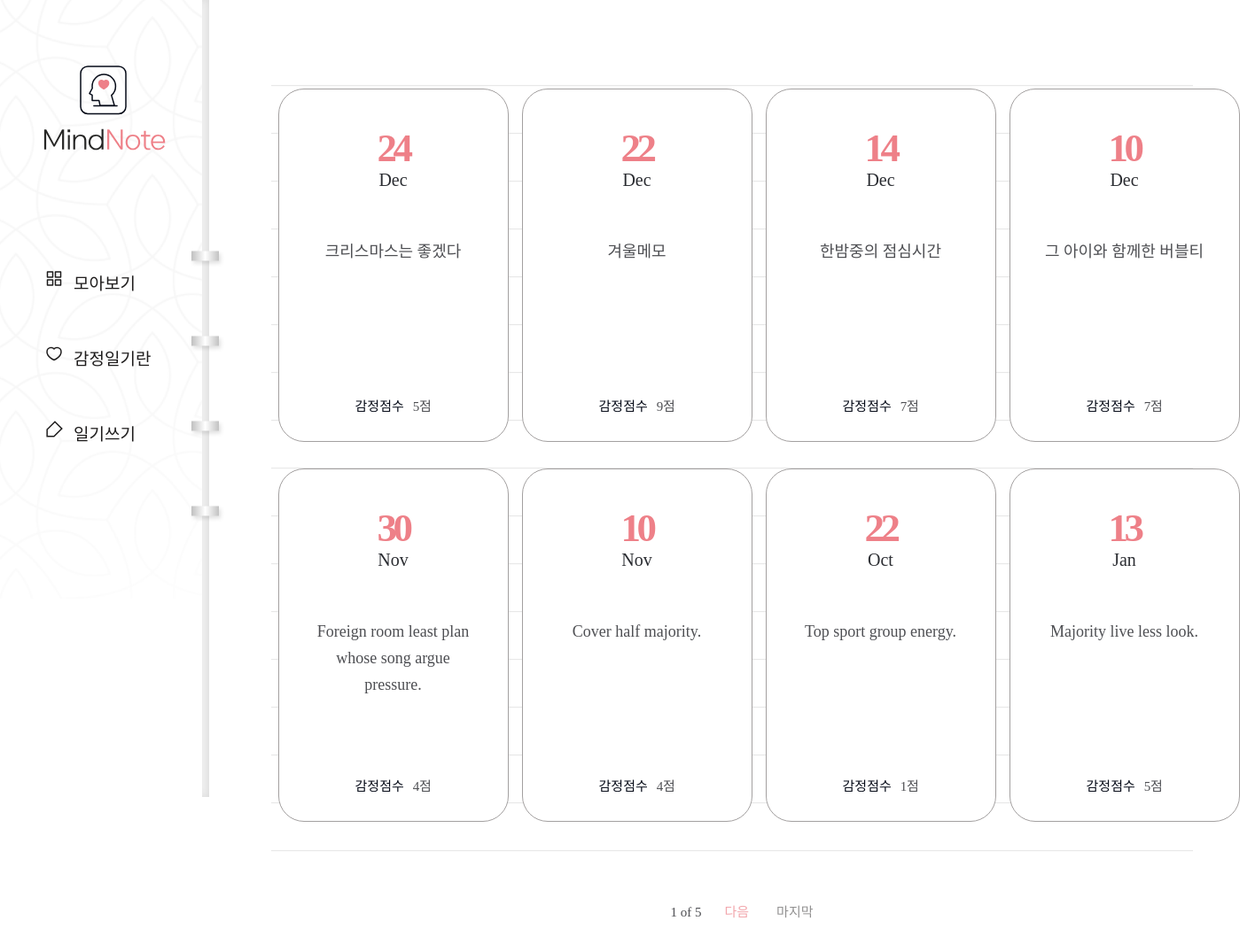
Screenshot of /diary/ with the database file from the repository.
### diary/models.py (models this page shows, shortened)
class Page(models.Model):
    title = models.CharField(max_length=100, validators=[validate_no_hash])
    content = models.TextField(validators=[validate_no_hash])
    feeling = models.CharField(max_length=80, validators=[validate_no_hash, validate_no_numbers])
    score = models.IntegerField(validators=[validate_score])
    dt_created = models.DateField()

### diary/views.py (the view)
# urls.py: path('diary/', views.PageListView.as_view(), name='page-list'),
class PageListView(ListView):
    model = Page
    ordering = ['-dt_created']
    paginate_by = 8

### diary/templates/diary/page_list.html (shortened to what this page needs)
{% extends './base.html' %}
{% block content %}
{% if page_obj.object_list %}
    <div class="wrap-note">
        <div class="note">
            <div class="note-list">
                <ul>
                    {% for obj in page_obj.object_list %}
                    <li>
                        <a href="{% url 'page-detail' obj.id %}">
                            <div class="date">
                                <span>{{obj.dt_created|date:"d"}}</span>
                                <p>{{obj.dt_created|date:"M"}}</p>
                            </div>
                            <h2>{{obj.title}}</h2>
                            <div class="score">
                                <p>감정점수</p>
                                <span>{{obj.score}}점</span>
                            </div>
                        </a>
                    </li>
                    {% endfor %}
                </ul>
            </div>
            <div class="paging">
                <span class="page">
                    <p>{{page_obj.number}} of {{page_obj.paginator.num_pages}}</p>
                </span>
                {% if page_obj.has_next %}
                    <a href="?page={{page_obj.next_page_number}}" class="next">다음</a>
                    <a href="?page={{page_obj.paginator.num_pages}}" class="last">마지막</a>
                {% endif %}
            </div>
        </div>
    </div>
{% endif %}
{% endblock content %}

### diary/templates/diary/base.html (shortened to what this page needs)
{% load static %}
<!DOCTYPE html>
<html lang="en">
<head>
    <link rel="stylesheet" href="{% static 'diary/css/styles.css' %}">
    <link rel="stylesheet" type="text/css" href="https://cdn.rawgit.com/moonspam/NanumSquare/master/nanumsquare.css">
    <link rel="stylesheet" href="https://cdn.jsdelivr.net/gh/projectnoonnu/noonfonts_two@1.0/NanumBarunpen.woff">
</head>
<body>
    <div class="menu">
        <h1><a href="{% url 'page-list' %}"><img src="{% static 'diary/image/logo02.svg' %}"></a></h1>
        <ul>
            <li><a href="{% url 'page-list' %}">모아보기</a></li>
            <li><a href="{% url 'info' %}">감정일기란</a></li>
            <li><a href="{% url 'page-create' %}">일기쓰기</a></li>
        </ul>
    </div>
    {% block content %}
    {% endblock content %}
</body>

### diary/static/diary/css/styles.css (style rules this page uses)
h1,h2,h3,p,a,ul,li { margin: 0; padding: 0; font-family: 'NanumSquare'; list-style: none; text-decoration: none; outline: none; }
html { position: relative; min-height: 100%; margin: 0; }
body { margin: 0; padding: 0; -webkit-font-smoothing: antialiased; -moz-osx-font-smoothing: auto; }
img { max-width: 100%; margin: 0; padding: 0; border: 0; }
.menu { position: fixed; width: 236px; height: 100vh; min-height: 900px; background: url(../image/menu-bg.png) no-repeat left top/contain; z-index: 99; }
.menu:before { content: ""; display: block; position: absolute; width: 8px; height: 100%; top: 0; right: 0; background-color: #f6f6f6; box-shadow: inset -3px 0 8px 0 rgba(0, 0, 0, 0.11); }
.menu:after { content: ""; display: block; position: absolute; width: 43px; height: 353px; top: 48%; right: -21px; transform: translateY(-50%); background: url(../image/notespring.svg) no-repeat; }
.menu h1 { position: absolute; margin-left: 49px; top: 74px; }
.menu ul { position: absolute; top: 48%; transform: translateY(-50%); }
.menu ul li { margin-bottom: 58px; padding-left: 83px; }
.menu ul li a { display: block; position: relative; font-family: NanumSquareR; color: #1e1c1c; font-size: 19px; }
.menu ul li a:after { content: ""; display: block; position: absolute; width: 21px; height: 20px; top: 0; left: -32px; background: url(../image/ic-feed-white.svg) no-repeat; }
.menu ul li:first-child a:after { background: url(../image/ic-feed-black.svg) no-repeat; }
.menu ul li:nth-child(2) a:after { background: url(../image/ic-heart-black.svg) no-repeat; }
.menu ul li:last-child a:after { background: url(../image/ic-pen-black.svg) no-repeat; }
.wrap-note .note { padding-left: 236px; padding-top: 50px; padding-bottom: 200px; }
.note-list { margin: 0 70px; padding-top: 50px; background: url(../image/note-bg.svg) repeat-x center/1535px 974px; }
.note-list ul { overflow: hidden; width: 1100px; margin: 0 auto; padding-bottom: 50px; }
.note-list ul li { float: left; width: 25%; padding-bottom: 30px; }
.note-list ul li a { display: block; width: 258px; height: 397px; margin: 0 auto; background: #fff; border: solid 1px #a3a0a0; border-radius: 29px; }
.note-list ul li a .date { margin-top: 40px; margin-bottom: 55px; text-align: center; }
.note-list ul li a .date p { display: inline-block; font-family: 'NanumSquare'; color: #2b2d32; font-size: 20px; text-align: center; text-transform: capitalize; line-height: 1; }
.note-list ul li a .date span { display: block; font-family: 'NanumSquare'; color: #ee8088; font-weight: 700; font-size: 45px; letter-spacing: -4.47px; }
.note-list ul li a h2 { width: 196px; height: 150px; margin: 0 auto; font-family: 'NanumBarunpen'; color: #4e4f53; font-weight: normal; font-size: 18px; line-height: 1.67; text-align: center; }
.note-list ul li a .score { margin-top: 28px; text-align: center; }
.note-list ul li a .score p { display: inline-block; font-family: 'NanumSquare'; color: #060b18; font-size: 15px; }
.note-list ul li a .score span { padding-left: 6px; font-family: 'NanumBarunpen'; color: #4e4f53; font-size: 15px; letter-spacing: -0.29px; }
.paging { margin-top: 10px; text-align: center; }
.paging a { display: inline-block; font-family: 'NanumSquare'; font-size: 15px; }
.paging .first,.paging .last { color: #929191; }
.paging .last { margin-left: 27px; }
.paging .prev,.paging .next { color: #f2a6ac; }
.paging span { display: inline-block; }
.paging span p { margin: 0 22px; font-family: 'NanumSquare'; color: #4e4f53; font-size: 15px; }

### rows the page displays
Page: dt_created "24", dt_created "Dec", title "크리스마스는 좋겠다", score "5"
Page: dt_created "22", dt_created "Dec", title "겨울메모", score "9"
Page: dt_created "14", dt_created "Dec", title "한밤중의 점심시간", score "7"
Page: dt_created "10", dt_created "Dec", title "그 아이와 함께한 버블티", score "7"
Page: dt_created "30", dt_created "Nov", title "Foreign room least plan whose song argue pressure.", score "4"
Page: dt_created "10", dt_created "Nov", title "Cover half majority.", score "4"
Page: dt_created "22", dt_created "Oct", title "Top sport group energy.", score "1"
Page: dt_created "13", dt_created "Jan", title "Majority live less look.", score "5"

### other values shown
{{ page_obj.number }} "1"
{{ page_obj.paginator.num_pages }} "5"
